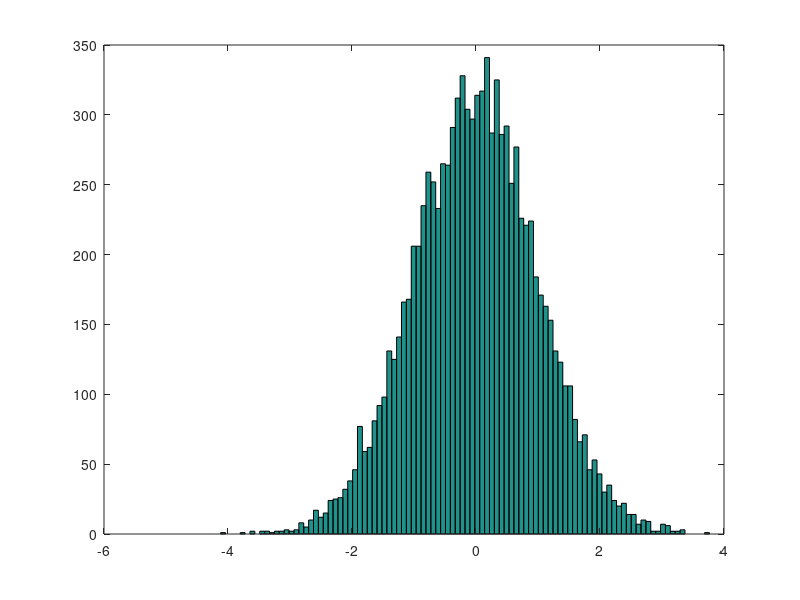

Source code (MATLAB):
disp("--- You are running 'f02_matrices' file now ---")

% Defining matrices
disp("\nDefining matrices")
A = [1 2; 3 4; 5 6]    % 3x2 matrix

B = [1 2;
3 4;
5 6]                   % same

C = [1; 2; 3]          % vector

D = 1:0.1:2            % vector containing [1..2] range with step of 0.1
D1 = [1:0.1:2]         % same

E = 1:6                % vector containing [1..6] range with step of 1

% Sizes and selections
disp("\nMatrix sizes and selections")
size(A)                % 3x2. The result itself is a 1 x 2 matrix
size(A, 1)             % 3
size(A, 2)             % 2
length(A)              % 3 - length returns the largest dimension value
a1 = A(:)              % 1 3 5 2 4 6 - a vector created from this matrix (rows-first)
size(a1)               % 6x1
a2 = A(1:5)            % 1 3 5 2 4 - range, also rows-first, but an 1xM matrix, not Nx1 vector
size(a2)               % 1x5
a3 = A(:,2)            % 2 4 6 - select all rows, 2nd column
size(a3)               % 3x1
a4 = A(1:2,1)          % 1 3 - select rows [1..2], 1st column
size(a4)               % 2x1
a5 = A([1 3],:)        % 1 5 2 6 - select only rows 1 and 3, all columns
size(a5)               % 2x2
A(:,2) = [10; 11; 12]  % replace 2nd column with [10; 11; 12] vector
A(:,2) = [10 11 12]    % also works with a 1x3 matrix insead of vector
A = [A, [100; 101; 102]]  % add third row with [100; 101; 102] vector.
                          % this will throw a dimensions mismatch error if a [100 101 102] or [100, 101, 102] 1x3 matrix is passed

% Matrix operations
disp("\nMatrix operations")
A = [1 2; 3 4; 5 6]
B = [10 20; 30 40; 50 60]
C = [1 2; 2 4]
[A B]      % concatenate adding columns, [A, B] does the same
[A; B]     % concatenate adding rows
A .* 5     % [  5  10;  15  20;  25  30]
A * 5      % [  5  10;  15  20;  25  30]
A .* B     % [ 10  40;  90 160; 250 360] - .* does element-wise multiplication. Matrices must have the same dimensions
A * C      % [  5  10;  11  22;  17  34] - * does the usual matrix multiplication, where MxN * NxL -> MxL

A ./ 10    % [0.1 0.2; 0.3 0.4; 0.5 0.6]
A / 10     % [0.1 0.2; 0.3 0.4; 0.5 0.6]
10 ./ A    % [ 10 5.0; 3.3 2.5; 2.0 1.67]
A ./ B     % [0.1 0.1; 0.1 0.1; 0.1 0.1] - ./ does element-wise division, left arg over right arg. Matrices must have the same dimensions
B .\ A     % [0.1 0.1; 0.1 0.1; 0.1 0.1] - .\ does element-wise division, right arg over left arg. Matrices must have the same dimensions

% Solving simple equations
disp("\nSolving AxB = C equations")
A \ [4; 10; 16]       % [2; 1] - A\b returns T for AxT = b equation. I.e. T = inv(A)*b
[4; 10; 16] / [2; 1]  % [1.6 0.8; 4 2; 6.4 3.2] - A/b returns T for TxA = b equation. I.e. T = b*inv(A)
                      % [1.6 0.8;   4   2; 6.4 3.2] * [2; 1] = [4; 10; 16]
                      % and
                      % [  1   2;   3   4;   5   6] * [2; 1] = [4; 10; 16]
                      % so the result depends on solution search algorithm

% Matrix mutations
disp("\nMatrix mutations")
A'         % [1 3 5; 2 4 6 ] - transposition
flipud(A)  % [5 6; 3 4; 1 2] - flip the matrix
pinv(A)             % pseudo-inverse matrix (Moore-Penrose)
inv([5 3; 7 1])     % inverse matrix

% Matrix statistic functions
disp("\nMatrix statistic functions")
max(A)                       % [5 6]     - column-wise maximum
max(A,[],1)                  % [5 6]     - same, column-wise maximum
max(A,[],2)                  % [2; 4; 6] - row-wise maximum
max(A(:))                    % 6 - max of a vector is just one digit
max(max(A))                  % 6 - same
max([1 3; 5 7],[0 4; 3 9])   % [1 4; 5 9] - element-wise maximum for two matrices

min(A)                       % [1 2] - column-wise minimum
min([1 3; 5 7],[0 4; 3 9])   % [0 3; 3 7] - element-wise minimum for two matrices

A < 4      % [1 1; 1 0; 0 0] - element-wise comparison. Use find() to get the actual values
sum(A)     % [9 12]     - column-wise sum of all elements
sum(A, 1)  % [9 12 ]    - same, column-wise sum of all elements
sum(A, 2)  % [3; 7; 11] - row-wise sum of all elements
prod(A)    % [15 48] - column-wise product of all elements

% Matrix generation functions
disp("\nMatrix generation functions")
F = ones(3,2)          % 3x2 matrix of ones
G = zeros(3,2)         % 3x2 matrix of zeros. Note that it's 'zeros', not 'zeroes' like in NumPy
H = eye(3)             % 3x3 identity matrix
flipud(eye(3))         % flipped identity matrix will have the other diagonal filled with ones, which may be of some use

I = rand(3,2)          % 3x2 matrix of random-distributed values in [0..1] range
                       % (uniform distribution)

J = randn(3,2)         % 3x2 matrix of random-distributed values in [-..1] range
                       % (normal / gaussian distribution with mean value = 0 and variance = 1)

K = randn(3,2)         % 3x2 matrix of random-distributed values in [-..1] range
                       % (normal / gaussian distribution with mean value = 0 and variance = 1)

hist(randn(1,10000), 100)    % print histogam with 10 bins